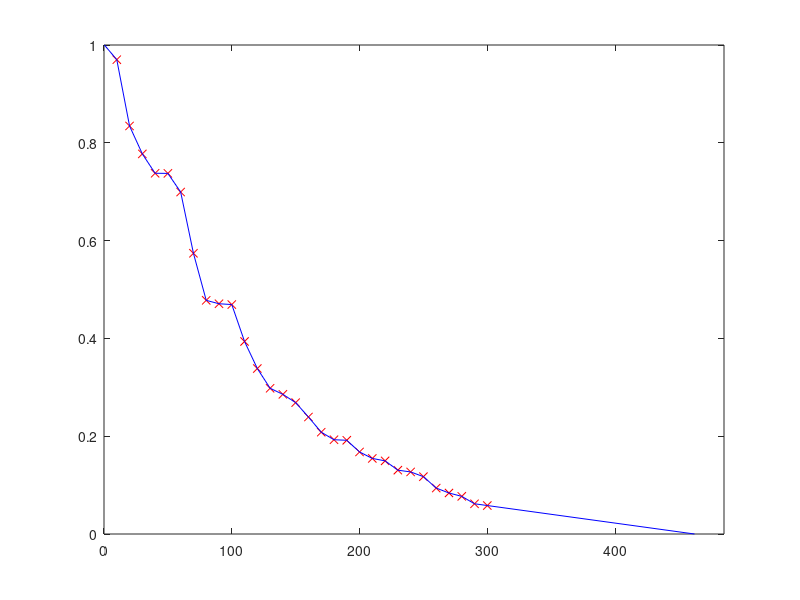

This figure's MATLAB source:

clear
close all

%ignore this part
%I just used it to generate random numbers for p and n
%However, your variables p and n should look similar.
%They both need to be in order and the same length
n = 10:10:300;
pp = 0.97;
for i=1:30
p(i) = pp;
pp = rand*pp/5+4*pp/5;
end


%this part I plot up the points
plot(n,p,'rx')


%you can estimate where the two missing points might be
p1 = 1;
n1 = (1-p(1))/p(1)*n(1);
p2 = 0;
n2 = n(end)+ p(end)/(p(end-1)-p(end))*(n(end)-n(end-1));

%then i can plot up the curve
hold on
plot([n1,n,n2],[p1,p,p2],'b-')
xlim([0,1.05*n2])

%here is where I compute the area


main_area = sum(0.5*(p(2:end)+p(1:end-1)).*(n(2:end)-n(1:end-1)))

%first_bit = ???
%last_bit = ???
